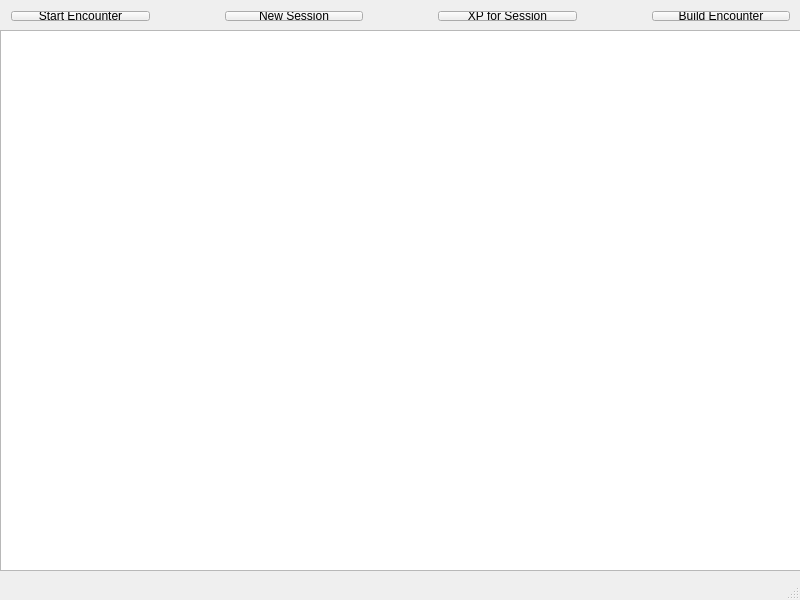
<?xml version="1.0" encoding="UTF-8"?>
<ui version="4.0">
 <class>MainWindow</class>
 <widget class="QMainWindow" name="MainWindow">
  <property name="geometry">
   <rect>
    <x>0</x>
    <y>0</y>
    <width>800</width>
    <height>600</height>
   </rect>
  </property>
  <property name="windowTitle">
   <string>DungeonTools</string>
  </property>
  <widget class="QWidget" name="centralWidget">
   <widget class="QLabel" name="label">
    <property name="geometry">
     <rect>
      <x>60</x>
      <y>30</y>
      <width>59</width>
      <height>16</height>
     </rect>
    </property>
    <property name="text">
     <string/>
    </property>
   </widget>
   <widget class="QWidget" name="horizontalLayoutWidget">
    <property name="geometry">
     <rect>
      <x>0</x>
      <y>0</y>
      <width>801</width>
      <height>32</height>
     </rect>
    </property>
    <layout class="QHBoxLayout" name="horizontalLayout">
     <property name="spacing">
      <number>75</number>
     </property>
     <property name="sizeConstraint">
      <enum>QLayout::SetDefaultConstraint</enum>
     </property>
     <item>
      <widget class="QPushButton" name="pushButton_2">
       <property name="maximumSize">
        <size>
         <width>282</width>
         <height>16777215</height>
        </size>
       </property>
       <property name="text">
        <string>Start Encounter</string>
       </property>
      </widget>
     </item>
     <item>
      <widget class="QPushButton" name="pushButton_3">
       <property name="text">
        <string>New Session</string>
       </property>
      </widget>
     </item>
     <item>
      <widget class="QPushButton" name="pushButton_4">
       <property name="text">
        <string>XP for Session</string>
       </property>
      </widget>
     </item>
     <item>
      <widget class="QPushButton" name="pushButton">
       <property name="text">
        <string>Build Encounter</string>
       </property>
      </widget>
     </item>
    </layout>
   </widget>
   <widget class="QTableView" name="encounterTableView">
    <property name="geometry">
     <rect>
      <x>0</x>
      <y>30</y>
      <width>801</width>
      <height>541</height>
     </rect>
    </property>
   </widget>
  </widget>
  <widget class="QMenuBar" name="menuBar">
   <property name="geometry">
    <rect>
     <x>0</x>
     <y>0</y>
     <width>800</width>
     <height>22</height>
    </rect>
   </property>
  </widget>
  <widget class="QStatusBar" name="statusBar"/>
 </widget>
 <layoutdefault spacing="6" margin="11"/>
 <resources/>
 <connections/>
</ui>
